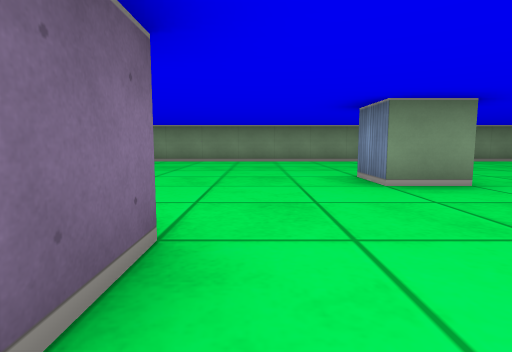
view 1 (above)

17 first-person views from a walk through a cub3D level. The camera is about half as high as the walls, tilts 6° down and sees 80° across. The floor is counted in squares. Each view is taken from the middle of a square. On the plan, view 1 faces up. The plan holds only what a view shows up to about 9 squares ahead; the rest is blank.

view 2
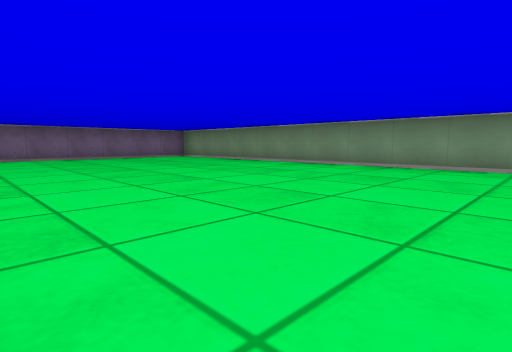

view 3
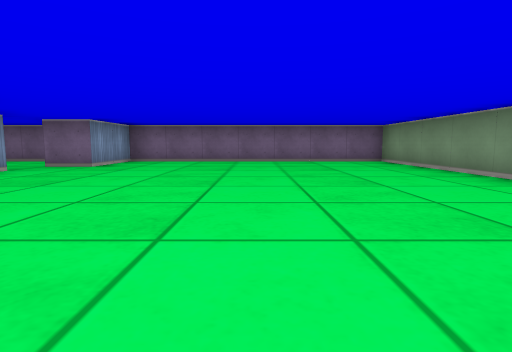

view 4
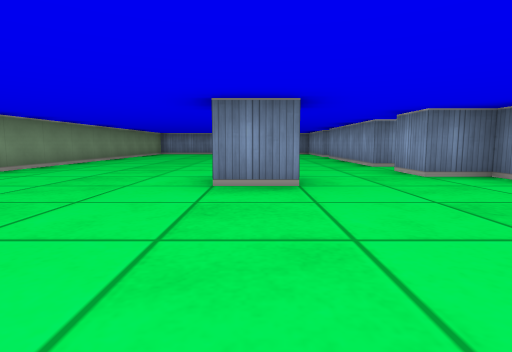

view 5
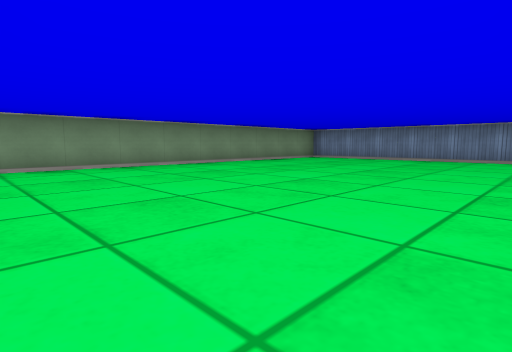

view 6
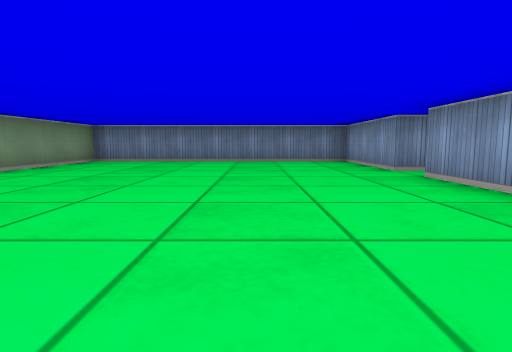

view 7
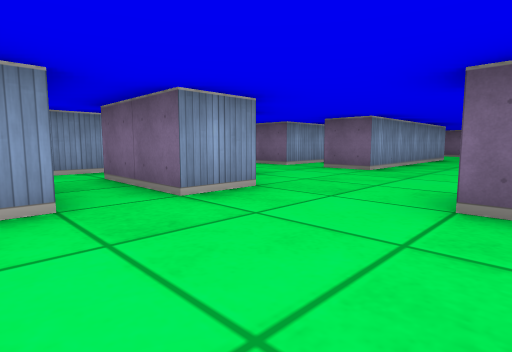

view 8
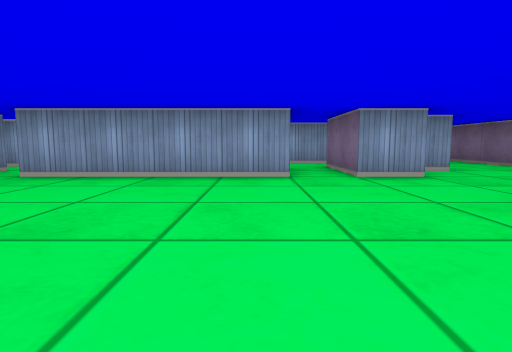

view 9
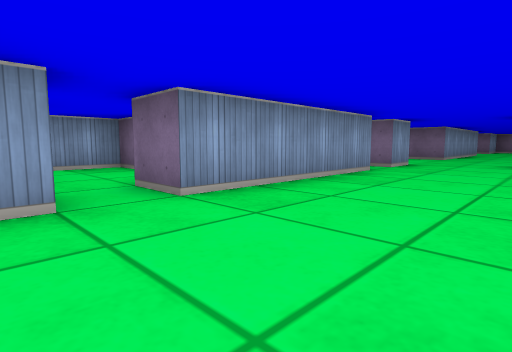

view 10
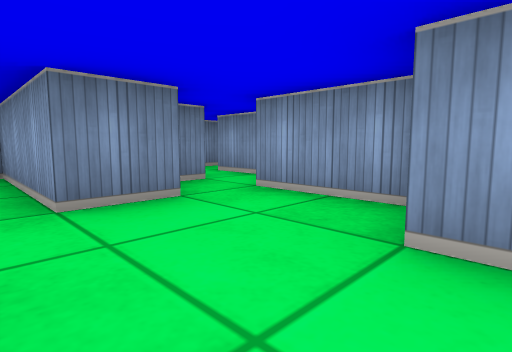

view 11
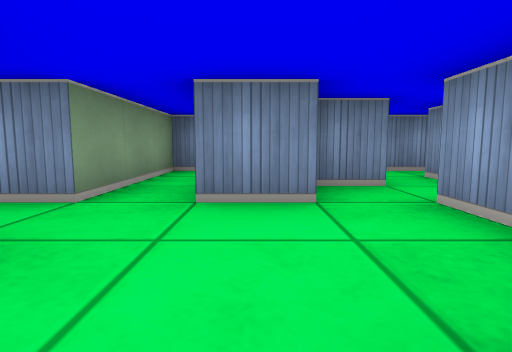

view 12
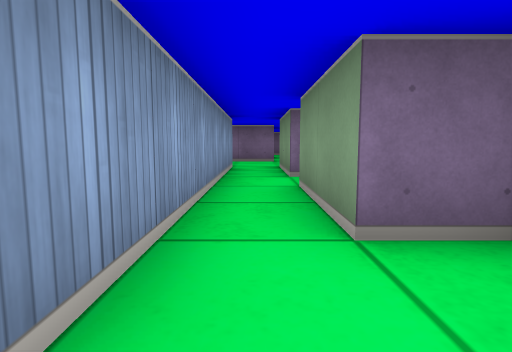

view 13
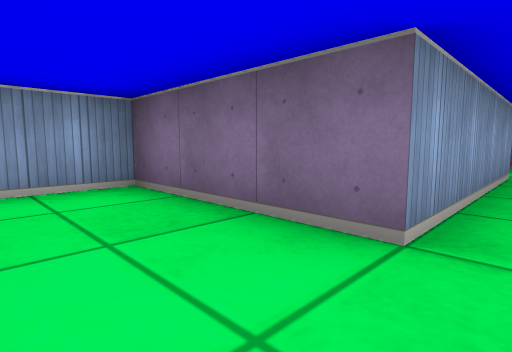

view 14
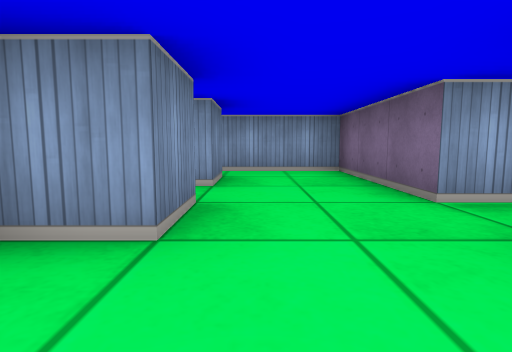

view 15
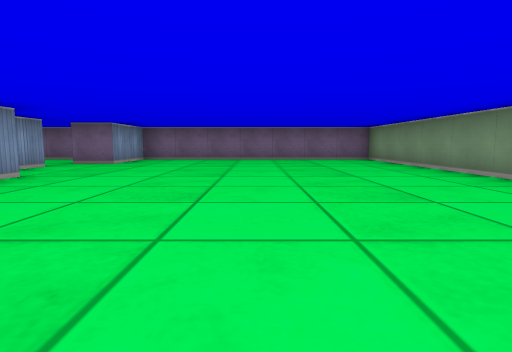

view 16
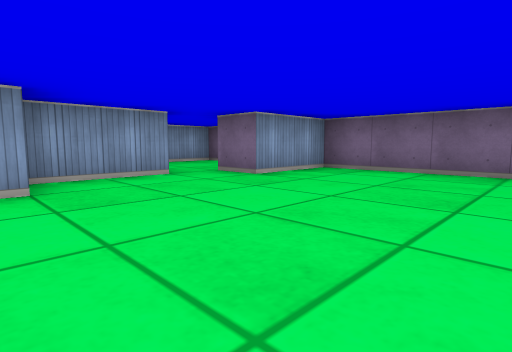

view 17
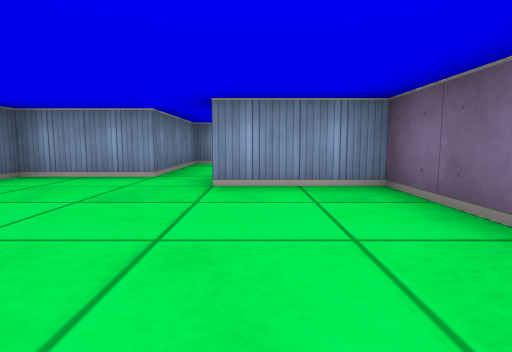

### Floor plan
Points are (right, up) in squares from view 1. A wall is a line through its corners. A room is listed if a view was taken in it or the views show most of it. See-through windows are left out.
Room 1 (views 1, 2, 3, 4, 5, 6, 7, 8, 9, 13, 14, 15, 16, 17)
walls: (2.6, 3.5) (1.5, 3.5) (1.5, 4.5); (4.5, 1.5) (8.5, 1.5); (1.5, -0.5) (1.5, 0.5) (2.5, 0.5) (2.5, 1.5) (3.5, 1.5); (-5.6, 1.5) (-0.5, 1.5) (-0.5, 0.5); (-4.5, -0.5) (-0.5, -0.5) (-0.5, -1.5); (9.5, 1.5) (12.5, 1.5) (12.5, 8.5) (-10.5, 8.5) (-10.5, 1.5) (-8.5, 1.5) (-8.5, 0.5); (-7.5, 0.5) (-5.5, 0.5)
ways out: opening at (2.5, -1) to room 2; opening at (4, 0.5) to room 2; opening at (9, 1) to room 2; opening at (-8, 0) to room 3; opening at (0.5, -2)
Room 2 (views 10, 11, 12)
walls: (7.5, -1.8) (7.5, -2.5) (9.5, -2.5); (6.5, 0.4) (6.5, -0.5) (4.5, -0.5); (9.5, -1.6) (9.5, -0.5) (12.5, -0.5) (12.5, 0.5) (9.5, 0.5) (9.5, 1.5); (8.5, 1.5) (8.5, 0.5); (4.5, 1) (4.5, 1.5); (3.5, 1.5) (3.5, -0.5) (1.5, -0.5); (1.5, -1.5) (7.5, -1.5)
ways out: opening at (2.5, -1) to room 1; opening at (4, 0.5) to room 1; opening at (9, 1) to room 1; opening at (10, -2)
Room 3 (no view inside)
walls: (-10.5, -0.9) (-10.5, -2.5) (-7.5, -2.5) (-7.5, 0.5)
ways out: opening at (-8, 0) to room 1

Where each view was taken, in squares from view 1:
view 1: 0 up, 0 right, facing up
view 2: 2 up, 0 right, facing up-left
view 3: 5 up, 2 left, facing left
view 4: 4 up, 2 left, facing right
view 5: 2 up, 3 right, facing up-right
view 6: 4 up, 4 right, facing right
view 7: 4 up, 5 right, facing down-left
view 8: 6 up, 5 right, facing down
view 9: 4 up, 10 right, facing down-left
view 10: 0 up, 7 right, facing down-right
view 11: 1 down, 7 right, facing right
view 12: 1 down, 8 right, facing left
view 13: 0 up, 1 right, facing down-left
view 14: 2 up, 1 right, facing down
view 15: 5 up, 1 left, facing left
view 16: 5 up, 5 left, facing down-left
view 17: 5 up, 9 left, facing down
